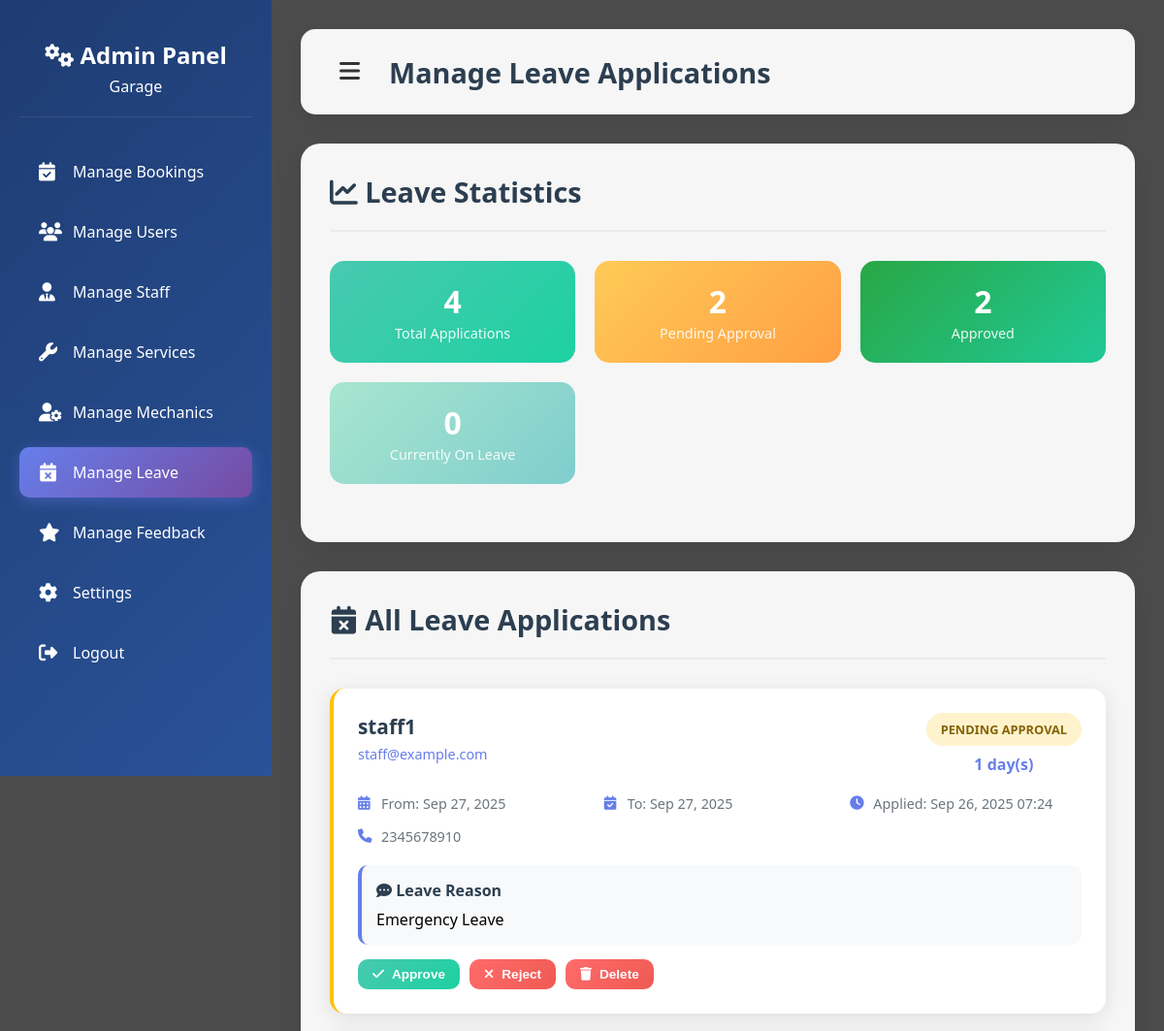
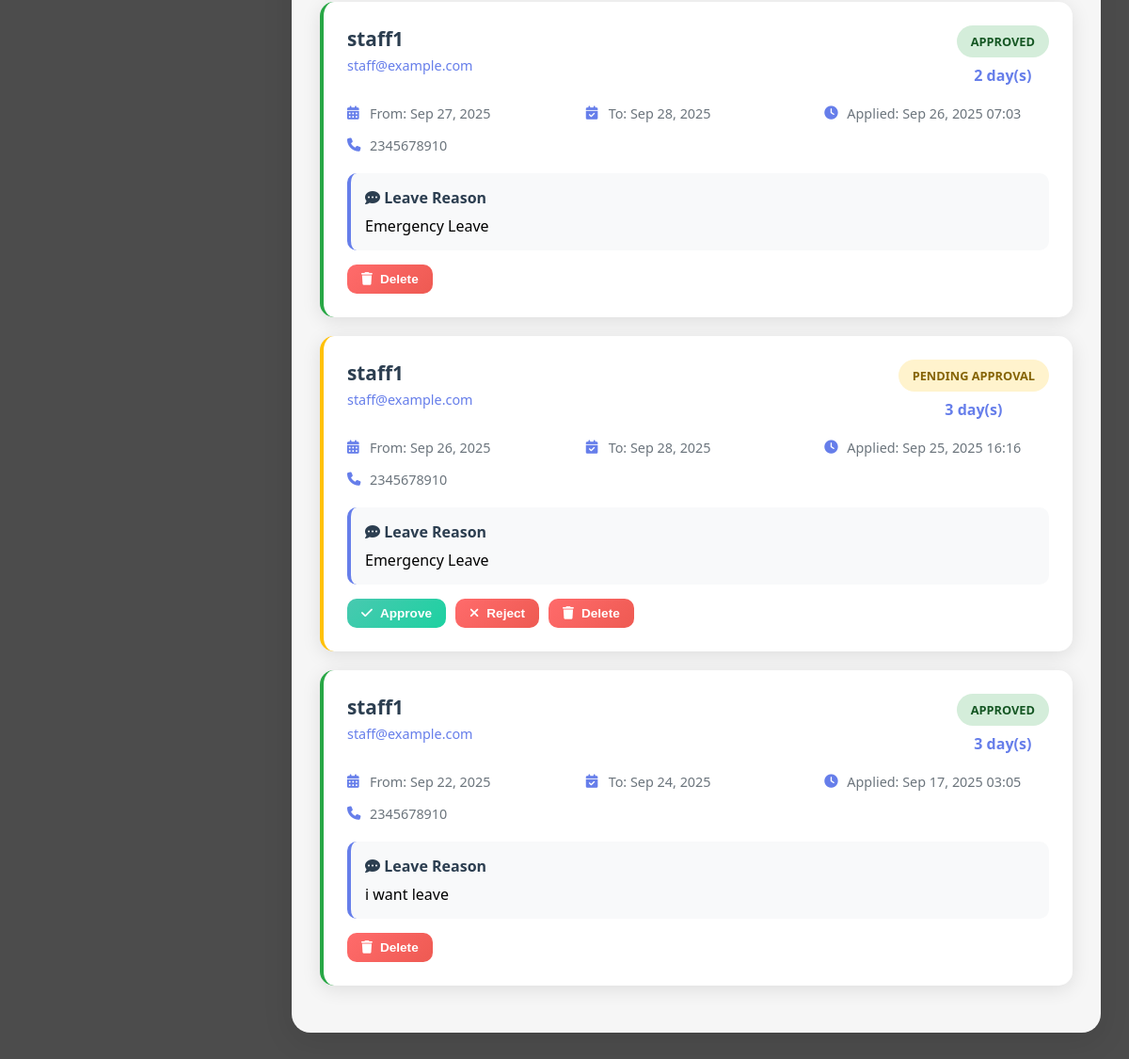
/manage_leaves.php (signed in), run on the app's committed database (2 pictures, top to bottom).
### tables this page shows
CREATE TABLE `leave_applications` (
  `id` int(11) NOT NULL,
  `staff_id` int(11) NOT NULL,
  `leave_reason` text NOT NULL,
  `for_when` date NOT NULL,
  `till_when` date NOT NULL,
  `created_at` timestamp NOT NULL DEFAULT current_timestamp(),
  `status` varchar(40) DEFAULT NULL
);

CREATE TABLE `staff` (
  `staff_id` int(11) NOT NULL,
  `staffname` varchar(30) DEFAULT NULL,
  `email` varchar(50) DEFAULT NULL,
  `password` varchar(255) DEFAULT NULL,
  `phone` varchar(15) DEFAULT NULL,
  `created_at` timestamp NOT NULL DEFAULT current_timestamp(),
  `role` enum('staff') DEFAULT 'staff',
  `profile_picture` varchar(255) DEFAULT NULL
);

### manage_leaves.php (the view, shortened to what this page needs)
<?php
$host = "localhost";
$user = "root";
$pass = "";
$db   = "login";
$conn = new mysqli($host, $user, $pass, $db);
$total_leaves_query = "SELECT COUNT(*) as total FROM leave_applications";
$total_leaves_result = $conn->query($total_leaves_query);
$total_leaves = $total_leaves_result->fetch_assoc()['total'];
$pending_leaves_query = "SELECT COUNT(*) as count FROM leave_applications WHERE status IS NULL OR status = 'pending'";
$pending_leaves_result = $conn->query($pending_leaves_query);
$pending_leaves = $pending_leaves_result->fetch_assoc()['count'];
$approved_leaves_query = "SELECT COUNT(*) as count FROM leave_applications WHERE status = 'approved'";
$approved_leaves_result = $conn->query($approved_leaves_query);
$approved_leaves = $approved_leaves_result->fetch_assoc()['count'];
$active_leaves_query = "SELECT COUNT(*) as count FROM leave_applications WHERE CURDATE() BETWEEN for_when AND till_when AND status = 'approved'";
$active_leaves_result = $conn->query($active_leaves_query);
$active_leaves = $active_leaves_result->fetch_assoc()['count'];
$leaves_query = "
    SELECT
        la.*,
        s.staffname,
        s.email as staff_email,
        s.phone as staff_phone,
        DATEDIFF(la.till_when, la.for_when) + 1 as duration_days
    FROM leave_applications la
    LEFT JOIN staff s ON la.staff_id = s.staff_id
    ORDER BY la.created_at DESC
";
$leaves_result = $conn->query($leaves_query);
?>
<!DOCTYPE html>
<html lang="en">
<head>
    <link href="https://cdnjs.cloudflare.com/ajax/libs/font-awesome/6.4.0/css/all.min.css" rel="stylesheet">
</head>
<body>
    <aside class="sidebar" id="sidebar">
        <div class="sidebar-header">
            <h2><i class="fas fa-cogs"></i> Admin Panel</h2>
            <p>Garage</p>
        </div>
        <nav>
            <ul class="nav-menu">
                <li class="nav-item">
                    <a href="adminbookingview.php" class="nav-link">
                        <i class="fas fa-calendar-check"></i>
                        <span>Manage Bookings</span>
                    </a>
                </li>
                <li class="nav-item">
                    <a href="manage_users.php" class="nav-link">
                        <i class="fas fa-users"></i>
                        <span>Manage Users</span>
                    </a>
                </li>
                <li class="nav-item">
                    <a href="manage_staff.php" class="nav-link">
                        <i class="fas fa-user-tie"></i>
                        <span>Manage Staff</span>
                    </a>
                </li>
                <li class="nav-item">
                    <a href="admin.php" class="nav-link">
                        <i class="fas fa-wrench"></i>
                        <span>Manage Services</span>
                    </a>
                </li>
                 <li class="nav-item">
                    <a href="manage_mechanics.php" class="nav-link">
                        <i class="fas fa-user-cog"></i>
                        <span>Manage Mechanics</span>
                    </a>
                </li>
                <li class="nav-item">
                    <a href="manage_leaves.php" class="nav-link active">
                        <i class="fas fa-calendar-times"></i>
                        <span>Manage Leave</span>
                    </a>
                </li>
                 <li class="nav-item">
                    <a href="manage_feedback.php" class="nav-link">
                        <i class="fas fa-star"></i>
                        <span>Manage Feedback</span>
                    </a>
                </li>
                <li class="nav-item">
                    <a href="settingsadmin.php" class="nav-link">
                        <i class="fas fa-cog"></i>
                        <span>Settings</span>
                    </a>
                </li>
                <li class="nav-item">
                    <a href="logout.php" class="nav-link">
                        <i class="fas fa-sign-out-alt"></i>
                        <span>Logout</span>
                    </a>
                </li>
            </ul>
        </nav>
    </aside>
    <main class="main-content" id="mainContent">
        <div class="top-bar">
            <div style="display: flex; align-items: center; gap: 20px;">
                <button class="menu-toggle" onclick="toggleSidebar()">
                    <i class="fas fa-bars"></i>
                </button>
                <h1>Manage Leave Applications</h1>
            </div>
        </div>
        <div class="content-card">
            <div class="content-header">
                <h2><i class="fas fa-chart-line"></i> Leave Statistics</h2>
            </div>
            <div class="stats-grid">
                <div class="stat-item total">
                    <span class="stat-number"><?php echo $total_leaves; ?></span>
                    <span class="stat-label">Total Applications</span>
                </div>
                <div class="stat-item pending">
                    <span class="stat-number"><?php echo $pending_leaves; ?></span>
                    <span class="stat-label">Pending Approval</span>
                </div>
                <div class="stat-item approved">
                    <span class="stat-number"><?php echo $approved_leaves; ?></span>
                    <span class="stat-label">Approved</span>
                </div>
                <div class="stat-item active">
                    <span class="stat-number"><?php echo $active_leaves; ?></span>
                    <span class="stat-label">Currently On Leave</span>
                </div>
            </div>
        </div>
        <div class="content-card">
            <div class="content-header">
                <h2><i class="fas fa-calendar-times"></i> All Leave Applications</h2>
            </div>
            <?php if ($leaves_result && $leaves_result->num_rows > 0): ?>
                <?php while ($leave = $leaves_result->fetch_assoc()):
                    $approval_status = $leave['status'] ?: 'pending';
                ?>
                    <div class="leave-card <?php echo $approval_status; ?>">
                        <div class="leave-header">
                            <div class="staff-info">
                                <div class="staff-name"><?php echo htmlspecialchars($leave['staffname'] ?? 'Unknown Staff'); ?></div>
                                <div class="staff-email"><?php echo htmlspecialchars($leave['staff_email'] ?? 'No email'); ?></div>
                            </div>
                            <div>
                                <div class="leave-status status-<?php echo $approval_status; ?>">
                                    <?php
                                    $status_text = ucfirst($approval_status);
                                    if ($approval_status === 'pending') $status_text = 'Pending Approval';
                                    echo $status_text;
                                    ?>
                                </div>
                                <div style="text-align: center; color: #667eea; font-weight: 600;">
                                    <?php echo $leave['duration_days']; ?> day(s)
                                </div>
                            </div>
                        </div>
                        <div class="leave-details">
                            <div class="detail-item">
                                <i class="fas fa-calendar-alt"></i>
                                From: <?php echo date('M d, Y', strtotime($leave['for_when'])); ?>
                            </div>
                            <div class="detail-item">
                                <i class="fas fa-calendar-check"></i>
                                To: <?php echo date('M d, Y', strtotime($leave['till_when'])); ?>
                            </div>
                            <div class="detail-item">
                                <i class="fas fa-clock"></i>
                                Applied: <?php echo date('M d, Y H:i', strtotime($leave['created_at'])); ?>
                            </div>
                            <?php if ($leave['staff_phone']): ?>
                            <div class="detail-item">
                                <i class="fas fa-phone"></i>
                                <?php echo htmlspecialchars($leave['staff_phone']); ?>
                            </div>
                            <?php endif; ?>
                        </div>
                        <div class="leave-reason">
                            <h4><i class="fas fa-comment-dots"></i> Leave Reason</h4>
                            <p><?php echo nl2br(htmlspecialchars($leave['leave_reason'])); ?></p>
                        </div>
                        <div class="leave-actions">
                            <?php if ($approval_status === 'pending'): ?>
                                <form method="POST" action="manage_leaves.php" style="display:inline-block;">
                                    <button type="submit" class="btn btn-success btn-sm" onclick="return confirm('Are you sure you want to approve this leave application?')">
                                        <i class="fas fa-check"></i> Approve
                                    </button>
                                </form>
                                <form method="POST" action="manage_leaves.php" style="display:inline-block;">
                                    <button type="submit" class="btn btn-danger btn-sm" onclick="return confirm('Are you sure you want to reject this leave application?')">
                                        <i class="fas fa-times"></i> Reject
                                    </button>
                                </form>
                            <?php endif; ?>
                            <form method="POST" action="manage_leaves.php" style="display:inline-block;">
                                <button type="submit" class="btn btn-danger btn-sm" onclick="return confirm('Are you sure you want to delete this leave application?')">
                                    <i class="fas fa-trash"></i> Delete
                                </button>
                            </form>
                        </div>
                    </div>
                <?php endwhile; ?>
            <?php endif; ?>
        </div>
    </main>
</body>
</html>

### data on the page
leave_applications: staff.staffname "staff1", staff.email "staff@example.com", status "PENDING APPROVAL", duration_days "1", for_when "Sep 27, 2025", till_when "Sep 27, 2025", created_at "Sep 26, 2025 07:24", staff.phone "2345678910", leave_reason "Emergency Leave"
leave_applications: staff.staffname "staff1", staff.email "staff@example.com", status "APPROVED", duration_days "2", for_when "Sep 27, 2025", till_when "Sep 28, 2025", created_at "Sep 26, 2025 07:03", staff.phone "2345678910", leave_reason "Emergency Leave"
leave_applications: staff.staffname "staff1", staff.email "staff@example.com", status "PENDING APPROVAL", duration_days "3", for_when "Sep 26, 2025", till_when "Sep 28, 2025", created_at "Sep 25, 2025 16:16", staff.phone "2345678910", leave_reason "Emergency Leave"
leave_applications: staff.staffname "staff1", staff.email "staff@example.com", status "APPROVED", duration_days "3", for_when "Sep 22, 2025", till_when "Sep 24, 2025", created_at "Sep 17, 2025 03:05", staff.phone "2345678910", leave_reason "i want leave"

### other printed values
$total_leaves "4"
$pending_leaves "2"
$approved_leaves "2"
$active_leaves "0"
